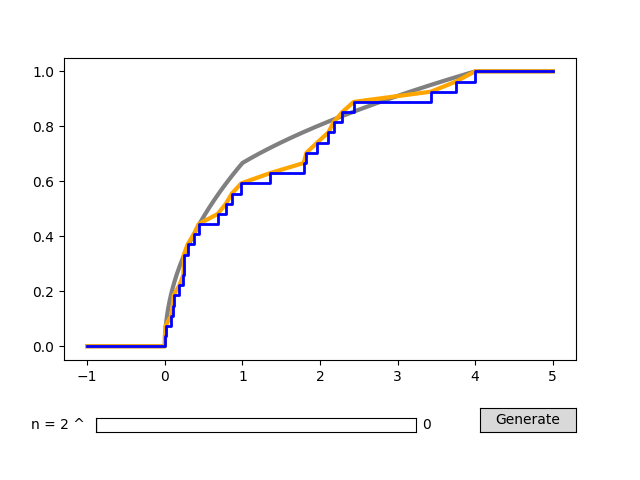

The Python source for this figure:
from info import *

import numpy as np
import matplotlib
matplotlib.use('TkAgg')
import matplotlib.pyplot as plt
from matplotlib.widgets import Slider, Button

init_n = 27


def generate_samps(n):
    samps = [Y() for i in range(n)]
    samps.sort()
    return samps


def generate_data_for_F(n):
    samps = [L - 1, L] + generate_samps(n) + [R, R + 1]
    empiric = [0, 0] + [(i + 1) / n for i in range(n)] + [1, 1]
    return samps, empiric


if __name__ == "__main__":

    init_data = generate_data_for_F(init_n)

    print()
    print(f"n = {init_n}")
    print("   y   |  F(y)")
    xdots, ydots = init_data
    for i in range(2, len(xdots) - 2):
        print("{:+.3f} | {:.3f}".format(xdots[i], ydots[i]))

    fig, ax = plt.subplots()
    plt.subplots_adjust(left=0.1, bottom=0.25)

    xplot = np.linspace(L - 1, R + 1, plotdots)
    yplot = [F(x) for x in xplot]

    realline, = plt.plot(xplot, yplot, linewidth=3, color='grey')
    smoothline, = plt.plot(*init_data, linewidth=3, color='orange')
    stepline, = plt.step(*init_data, where='post', linewidth=2, color='blue')

    n_slider = Slider(
        ax=plt.axes([0.15, 0.1, 0.5, 0.03]),
        label='n = 2 ^ ',
        valmin=0,
        valmax=15,
        valinit=0,
    )


    def update(val):
        n = int(2 ** n_slider.val)
        data = generate_data_for_F(n)
        smoothline.set_data(*data)
        stepline.set_data(*data)
        fig.canvas.draw_idle()


    n_slider.on_changed(update)

    button = Button(plt.axes([0.75, 0.1, 0.15, 0.05]), 'Generate')


    def generate(event):
        update(None)


    button.on_clicked(generate)

    plt.show()
    #plt.savefig("lab1.png")